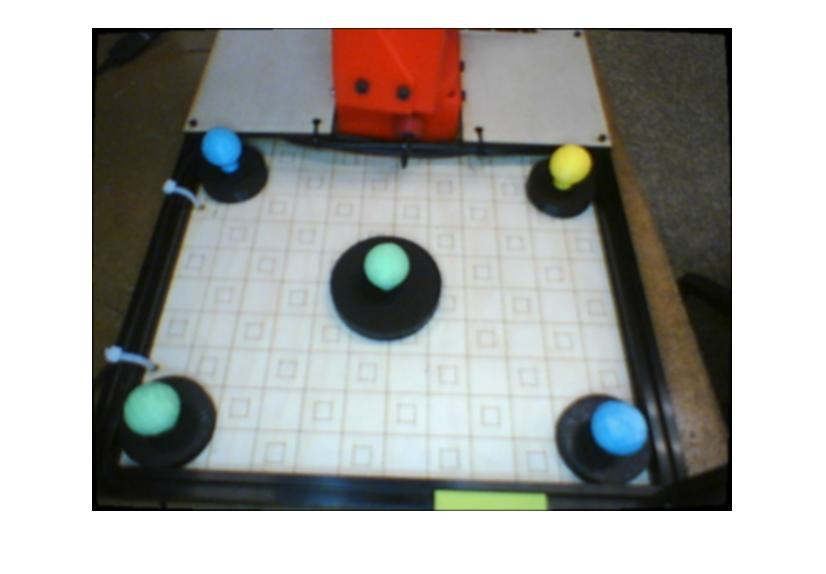
%> input picture RBE3001_Matlab01-master/src/Lab5/Image_processing/AVERGAGE.jpg, 826 x 574 px
$ octave --eval "result = findCars(imread('Lab5/Image_processing/AVERGAGE.jpg'));"   (GNU Octave 9; MATLAB toolbox functions it lacks are replaced by stand-ins)
%> lines starting %> are read from the running program, lines starting %| are printed output that depends on the picture; in (x1, y1, x2, y2) boxes, pixels count from 0 and x2, y2 are one past the last pixel; in counts of white or black regions, pixels touching at a corner belong together; the program's own positions count from 1
### RBE3001_Matlab01-master/src/Lab5/Image_processing/carMask.m
function [BW,maskedRGBImage] = carMask(RGB)
%createMask  Threshold RGB image using auto-generated code from colorThresholder app.
%  [BW,MASKEDRGBIMAGE] = createMask(RGB) thresholds image RGB using
%  auto-generated code from the colorThresholder App. The colorspace and
%  minimum/maximum values for each channel of the colorspace were set in the
%  App and result in a binary mask BW and a composite image maskedRGBImage,
%  which shows the original RGB image values under the mask BW.

% Auto-generated by colorThresholder app on 25-Feb-2019
%------------------------------------------------------


% Convert RGB image to chosen color space
I = rgb2ycbcr(RGB);

% Define thresholds for channel 1 based on histogram settings
channel1Min = 42.000;
channel1Max = 168.000;

% Define thresholds for channel 2 based on histogram settings
channel2Min = 96.000;
channel2Max = 147.000;

% Define thresholds for channel 3 based on histogram settings
channel3Min = 142.000;
channel3Max = 203.000;

% Create mask based on chosen histogram thresholds
sliderBW = (I(:,:,1) >= channel1Min ) & (I(:,:,1) <= channel1Max) & ...
    (I(:,:,2) >= channel2Min ) & (I(:,:,2) <= channel2Max) & ...
    (I(:,:,3) >= channel3Min ) & (I(:,:,3) <= channel3Max);
BW = sliderBW;

% Initialize output masked image based on input image.
maskedRGBImage = RGB;

% Set background pixels where BW is false to zero.
maskedRGBImage(repmat(~BW,[1 1 3])) = 0;

end

### RBE3001_Matlab01-master/src/Lab5/Image_processing/coordinates_to_pixel_num.m
function pixelNum = coordinates_to_pixel_num(x_coord,y_coord)
    x_coord = floor(x_coord);
    y_coord = floor(y_coord);
    pixelNum = y_coord + (483*(x_coord - 1));
end

### RBE3001_Matlab01-master/src/findCars.m
function cars = findCars(im)
%filter images to find balls
imOG = im;
%> imOG is the input picture: size 574x826x3 uint8; mean R, G, B 165.9, 166.4, 163.3

%Extract color channels.
red = im(:,:,1); % Red channel
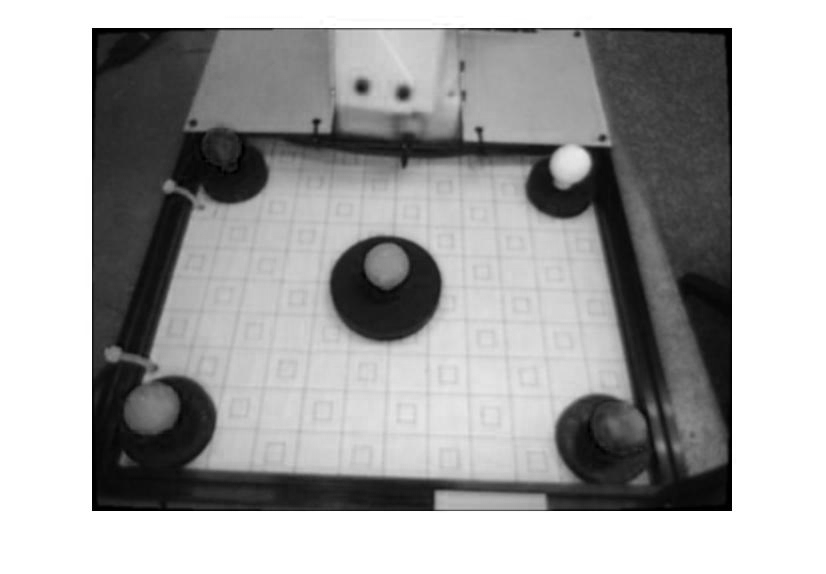
%> red: size 574x826 uint8; min 0, max 255, mean 165.9
green = im(:,:,2); % Green channel
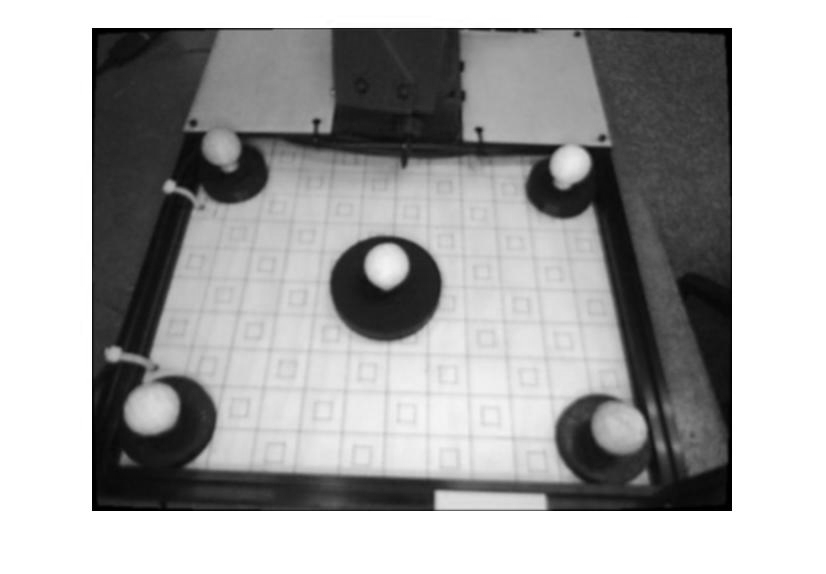
%> green: size 574x826 uint8; min 0, max 255, mean 166.4
blue = im(:,:,3); % Blue channel
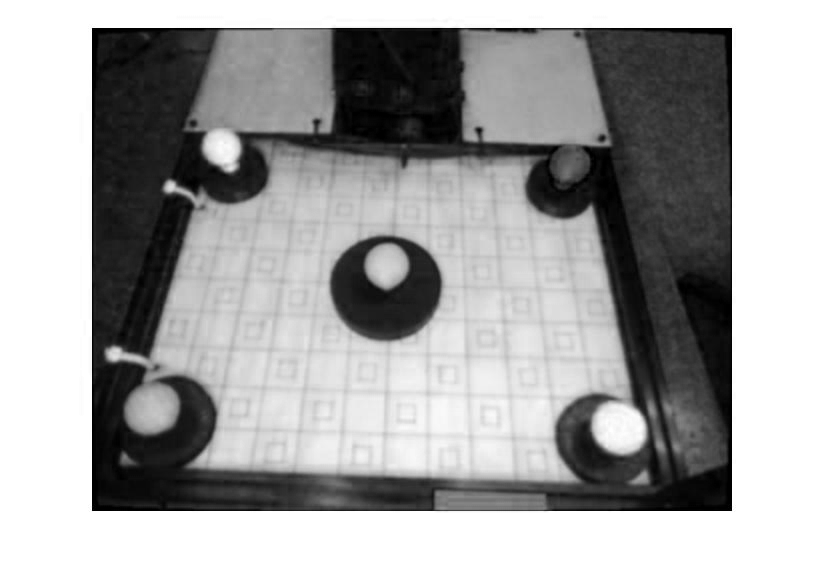
%> blue: size 574x826 uint8; min 0, max 255, mean 163.3

%Filter image to only leave the colors of the balls
im = insertShape(im,'FilledRectangle',[0 0 1000 130],'Color', 'white','Opacity',1)

%Filter image to only leave the colors of the balls
[mask, im] = carMask(im);
%> in carMask, `I = rgb2ycbcr(RGB);`: I: size 574x826x3 uint8; mean of channels 1, 2, 3 177.5, 127.8, 126.3
%> in carMask, `sliderBW = (I(:,:,1) >= channel1Min ) & (I(:,:,1) <= channel1Max) & (I..`:
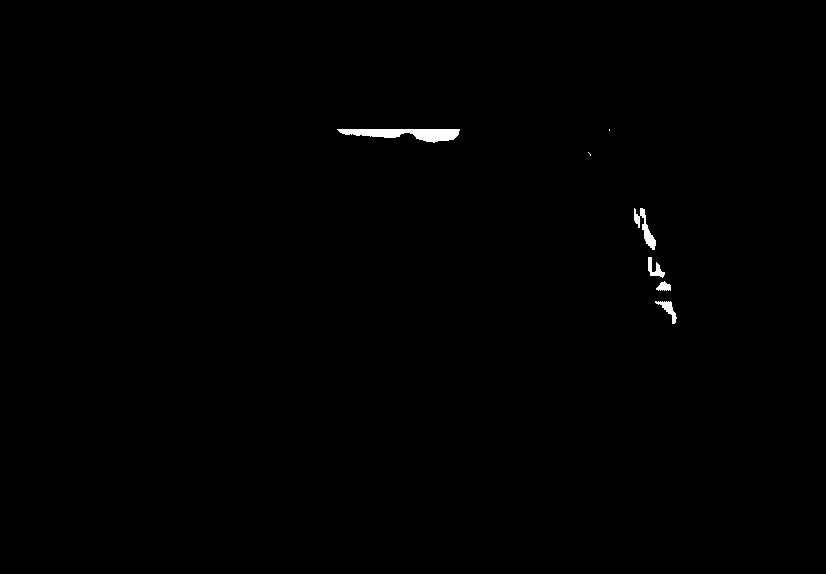
%> sliderBW: size 574x826 logical; 0.38% white; 7 white regions (2 under 20 px), largest, box (x1, y1, x2, y2) and area: (337, 129, 460, 143) 1018, (634, 208, 656, 250) 318, (655, 301, 677, 324) 176, (648, 257, 665, 278) 162, (656, 281, 671, 291) 99
im = rgb2gray(im);
%> im: size 574x826 uint8
im = edge(im, 'Canny');
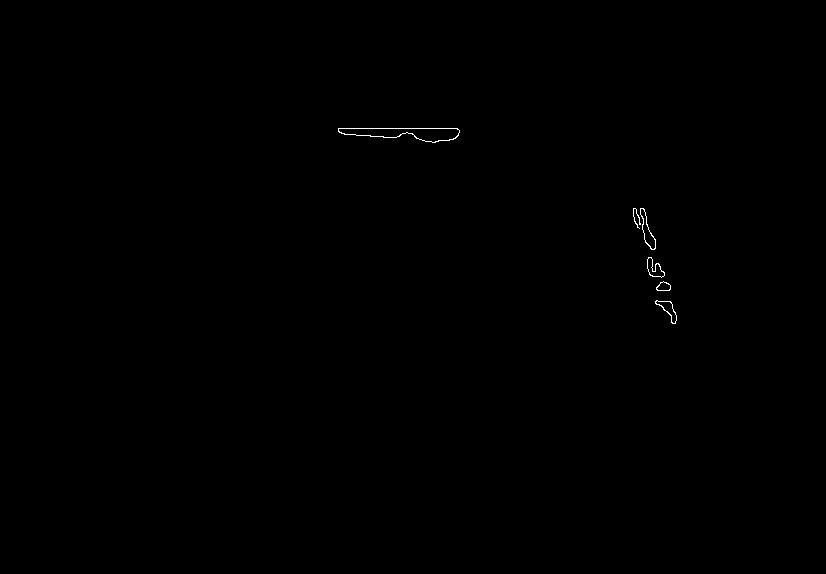
%> im: size 574x826 logical; 0.13% white in thin lines or dots, all inside (x1, y1, x2, y2) = (338, 128, 677, 324)
im = imfill(im, 'holes');
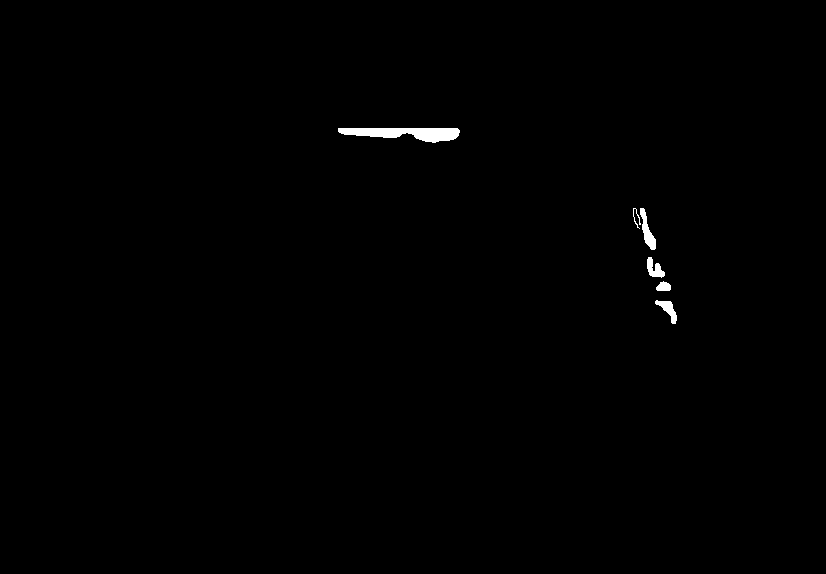
%> im: size 574x826 logical; 0.43% white; 6 white regions, box (x1, y1, x2, y2) and area: (338, 128, 460, 143) 1168, (640, 208, 656, 250) 290, (655, 300, 677, 324) 221, (647, 257, 665, 278) 213, (656, 281, 671, 291) 113, (633, 208, 641, 229) 47
im = imfilter(im, [1/9 1/9 1/9; 1/9 1/9 1/9; 1/9 1/9 1/9]);
%> im: size 574x826 logical; 0.42% white; 9 white regions (4 under 20 px), largest, box (x1, y1, x2, y2) and area: (338, 128, 460, 143) 1168, (640, 208, 656, 250) 289, (655, 300, 677, 324) 220, (647, 257, 665, 277) 213, (656, 282, 671, 291) 111
im = imfilter(im, [1/9 1/9 1/9; 1/9 1/9 1/9; 1/9 1/9 1/9]);
%> im: size 574x826 logical; 0.42% white; 5 white regions, box (x1, y1, x2, y2) and area: (338, 128, 460, 143) 1168, (640, 208, 656, 250) 289, (655, 300, 677, 324) 220, (647, 257, 665, 277) 215, (656, 282, 671, 291) 111

SE = strel('sphere',3);
im = imerode(im, SE);
%> im: size 574x784 logical; every value is 0
im = imerode(im, SE);
%> im: size 574x742 logical; every value is 0

figure
imshow(im);


%find circles
[centers, radii, metric] = imfindcircles(im,[15 30],'ObjectPolarity','bright','Sensitivity',0.925);
%> centers = [371.5 287.5]; radii = 15; metric = 0

%show images
figure
imshow(im);

figure()
imshow(imOG);
hold on
viscircles(centers, radii,'EdgeColor','b');
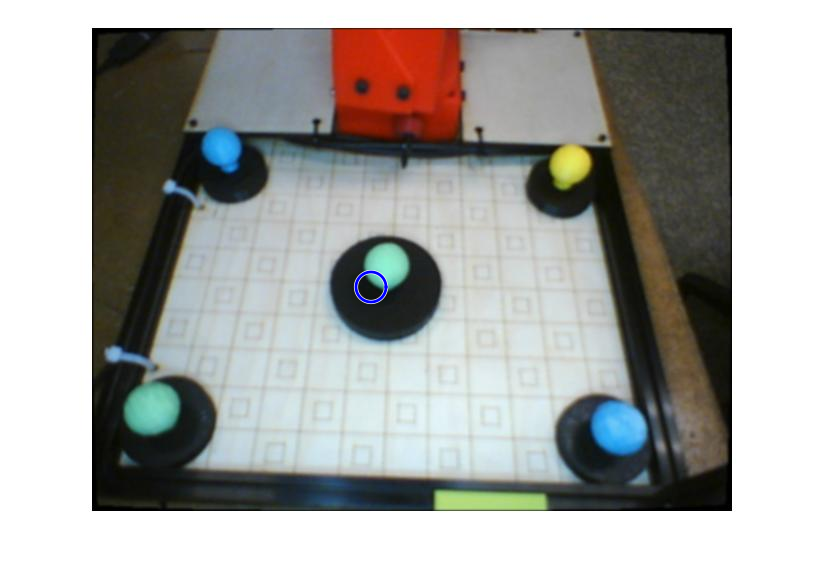
%> figure redrawn from the program's plot data
% Displays the color of the balls and create object for each ball
imColor = imOG;
numBalls = size(centers,1);
%> numBalls = 1
cars(1:numBalls) = ball;
bases(1:numBalls) = base;
%Make object for each ball and identify color
for i = 1:numBalls
    x = centers(i,1);
    y = centers(i,2);
    pixel = coordinates_to_pixel_num(x,y)

    if red(pixel) > green(pixel) && red(pixel) > blue(pixel)
        imColor = insertObjectAnnotation(imColor, 'rectangle',[(x-30) (y-30) 60 60], 'CAR');
        cars(i) = cars(i).makeBall(i, centers(i, 1), centers(i, 2), radii(i), 'c');
        bases(i) = bases(i).makeBase(centers(i, 1), centers(i, 2), 0, 'S');
        cars(i).base = bases(i);
    end
end
%> this loop made 1 pass
%> (x, y, x_coord in coordinates_to_pixel_num, y_coord in coordinates_to_pixel_num, pixelNum in coordinates_to_pixel_num, pixel) on pass 1: (371.5, 287.5, 371, 287, 178997, 178997)
figure()
imshow(imColor);
figure()

end
